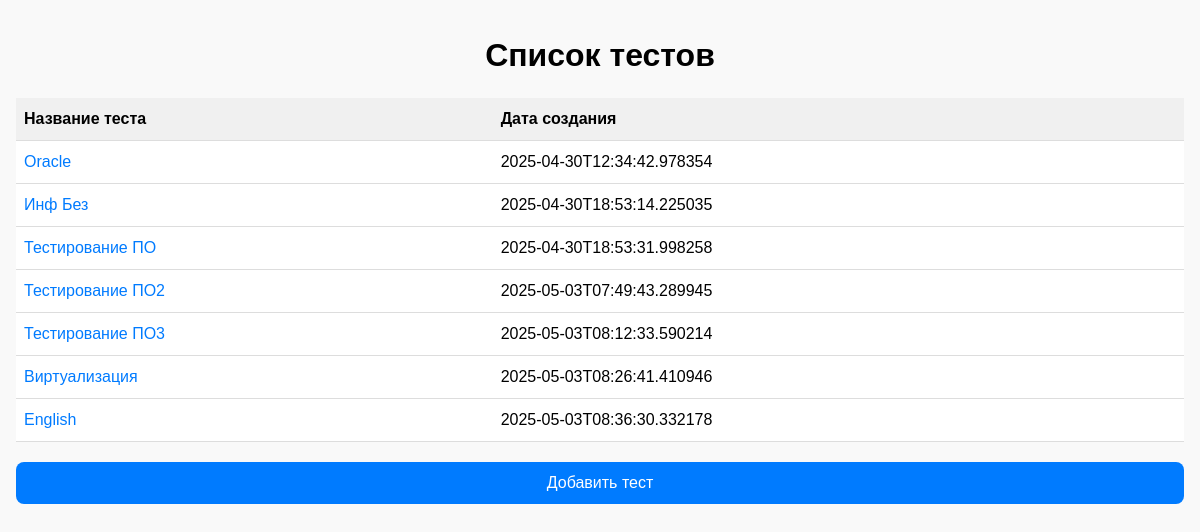
Before: / with the older database file.
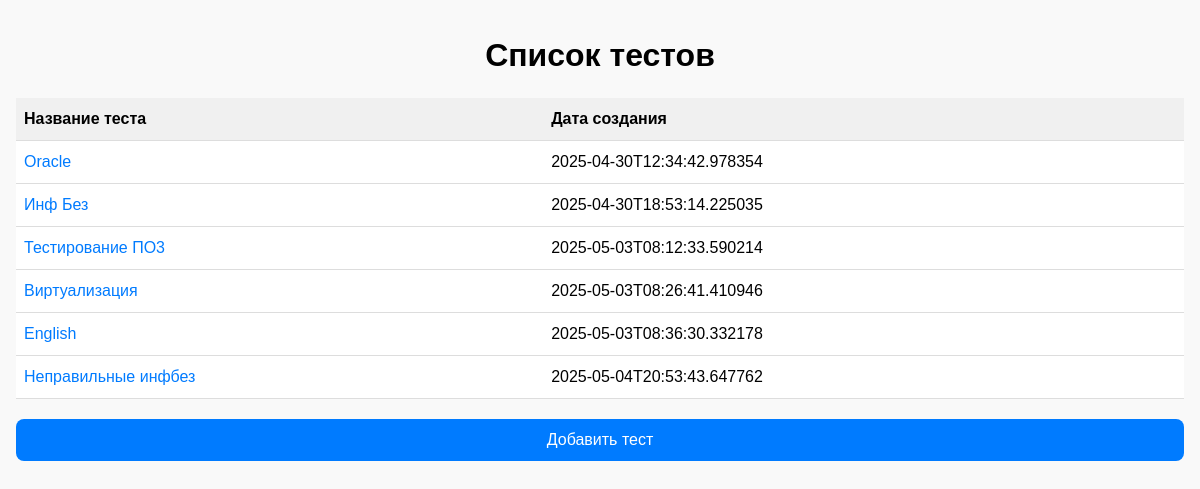
After: the same page with the newer database file.
### tables this page shows
CREATE TABLE tests (
        id INTEGER PRIMARY KEY AUTOINCREMENT,
        name TEXT NOT NULL,
        created_at TEXT NOT NULL
    );

### app.py (the view)
@app.route("/", methods=["GET"])
def index():
    conn = sqlite3.connect(app.config["DATABASE"])
    c = conn.cursor()
    c.execute("SELECT id, name, created_at FROM tests")
    tests = c.fetchall()
    conn.close()
    return render_template("index.html", tests=tests)

### templates/index.html (shortened to what this page needs)
<!doctype html>
<html>
<head>
</head>
<body>
    <h1>Список тестов</h1>
    <table>
        <thead>
            <tr>
                <th>Название теста</th>
                <th>Дата создания</th>
            </tr>
        </thead>
        <tbody>
            {% for test in tests %}
                <tr>
                    <td data-label="Название теста">
                        <a href="{{ url_for('take_test_html', test_id=test[0]) }}">{{ test[1] }}</a>
                    </td>
                    <td data-label="Дата создания">{{ test[2] }}</td>
                </tr>
            {% endfor %}
        </tbody>
    </table>
    <a href="{{ url_for('upload') }}"><button>Добавить тест</button></a>
</body>
</html>

### templates/index.html (style rules this page uses)
body { font-family: Arial, sans-serif; margin: 0; padding: 16px; background-color: #f9f9f9; }
h1 { text-align: center; margin-bottom: 24px; }
table { width: 100%; border-collapse: collapse; background-color: white; }
th, td { padding: 12px 8px; border-bottom: 1px solid #ddd; text-align: left; }
th { background-color: #f0f0f0; }
a { color: #007bff; text-decoration: none; }
button { display: block; width: 100%; padding: 12px; font-size: 16px; background-color: #007bff; color: white; border: none; border-radius: 8px; margin-top: 20px; }

Changed rows visible on the page:
removed tests: name "Тестирование ПО", created_at "2025-04-30T18:53:31.998258"
removed tests: name "Тестирование ПО2", created_at "2025-05-03T07:49:43.289945"
added tests: name "Неправильные инфбез", created_at "2025-05-04T20:53:43.647762"
